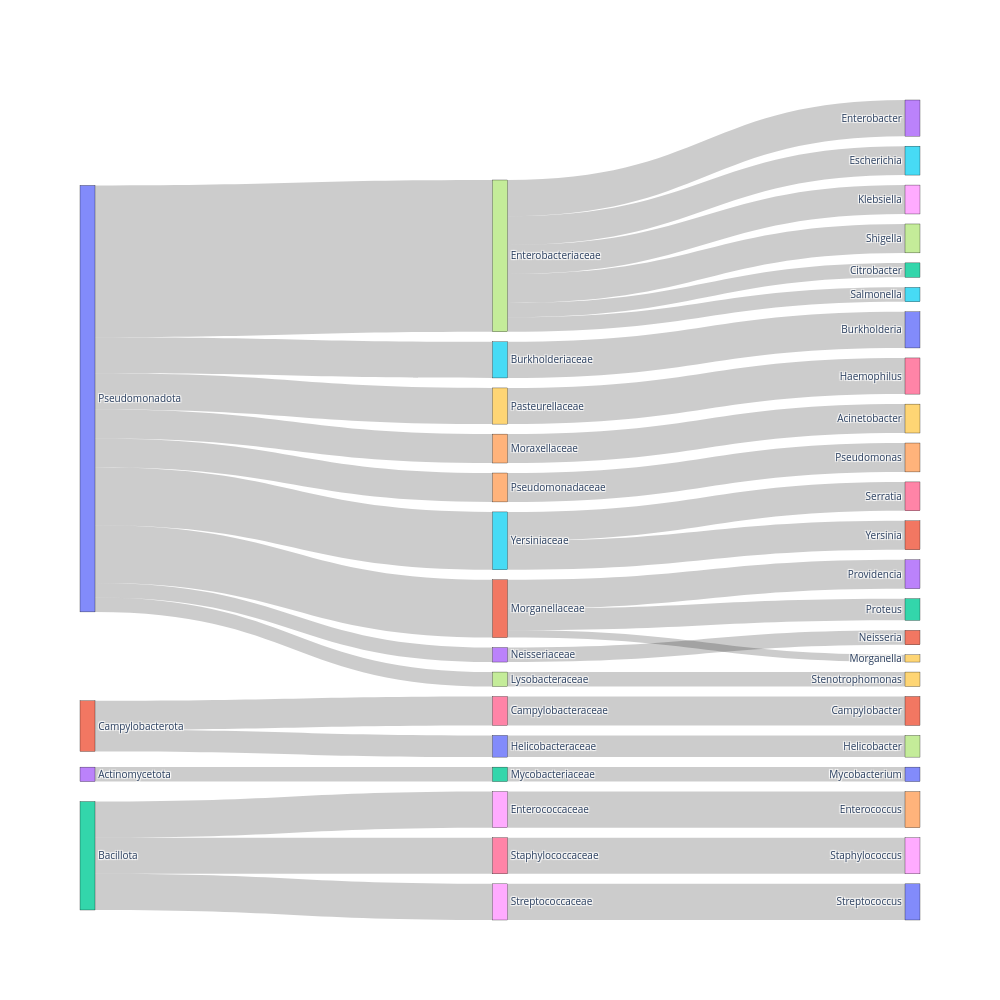

The notebook cell saved with this chart:
### Code cell
fig = build_taxonomy_sankey(in_species_samples,
                            title=None,
                            levels=['phylum', 'family', 'genus'],
                            weight_col=None)  # or 'n_positive' if pre-aggregated
fig.show()

### Figure 1 — Plotly figure (JSON) as saved in the notebook; plotly's stock layout.template omitted (floating-point values rounded to 4 significant figures)
{"data": [{"arrangement": "snap", "link": {"source": [3, 2, 2, 2, 1, 1, 0, 0, 0, 0, 0, 0, 0, 0, 0, 5, 6, 7, 7, 7, 7, 7, 7, 8, 10, 17, 4, 11, 11, 11, 12, 13, 9, 14, 16, 18, 15, 15], "target": [12, 8, 16, 18, 6, 10, 5, 7, 17, 4, 11, 13, 9, 14, 15, 20, 21, 22, 23, 25, 28, 35, 37, 24, 27, 39, 19, 29, 32, 33, 30, 31, 26, 34, 38, 40, 36, 41], "value": [2, 5, 5, 5, 4, 3, 5, 21, 2, 4, 8, 2, 5, 4, 8, 5, 4, 2, 5, 4, 4, 2, 4, 5, 3, 2, 4, 1, 3, 4, 2, 2, 5, 4, 5, 5, 4, 4]}, "node": {"label": ["Pseudomonadota", "Campylobacterota", "Bacillota", "Actinomycetota", "Moraxellaceae", "Burkholderiaceae", "Campylobacteraceae", "Enterobacteriaceae", "Enterococcaceae", "Pasteurellaceae", "Helicobacteraceae", "Morganellaceae", "Mycobacteriaceae", "Neisseriaceae", "Pseudomonadaceae", "Yersiniaceae", "Staphylococcaceae", "Lysobacteraceae", "Streptococcaceae", "Acinetobacter", "Burkholderia", "Campylobacter", "Citrobacter", "Enterobacter", "Enterococcus", "Escherichia", "Haemophilus", "Helicobacter", "Klebsiella", "Morganella", "Mycobacterium", "Neisseria", "Proteus", "Providencia", "Pseudomonas", "Salmonella", "Serratia", "Shigella", "Staphylococcus", "Stenotrophomonas", "Streptococcus", "Yersinia"], "line": {"color": "black", "width": 0.3}, "pad": 10, "thickness": 15}, "type": "sankey"}], "layout": {"font": {"size": 10}, "height": 1000, "width": 1000}}
